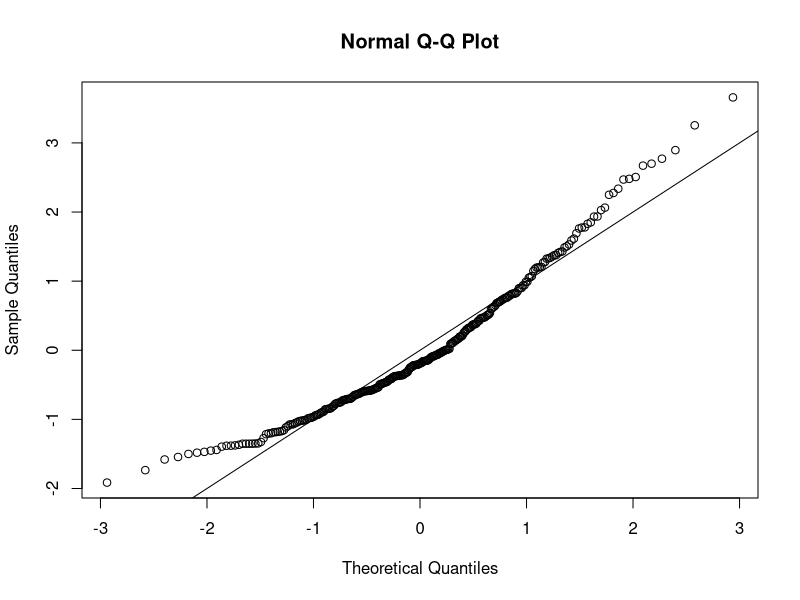
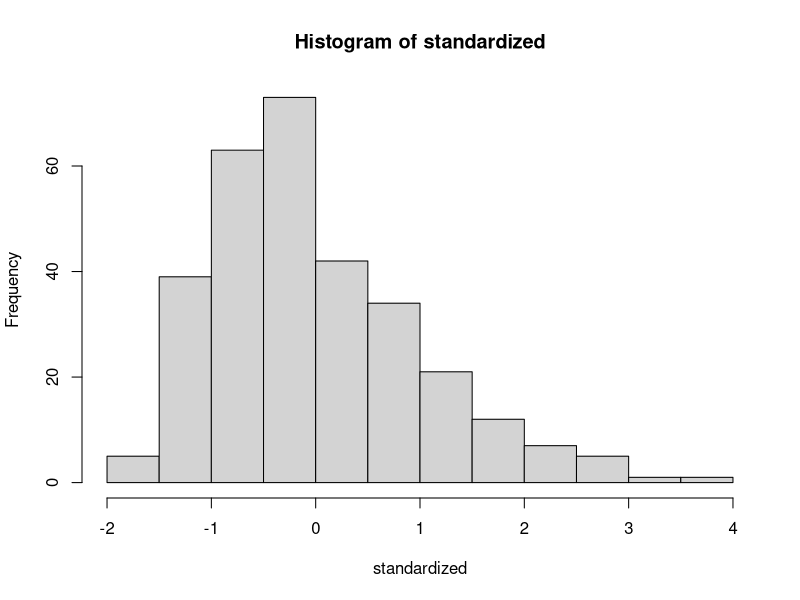
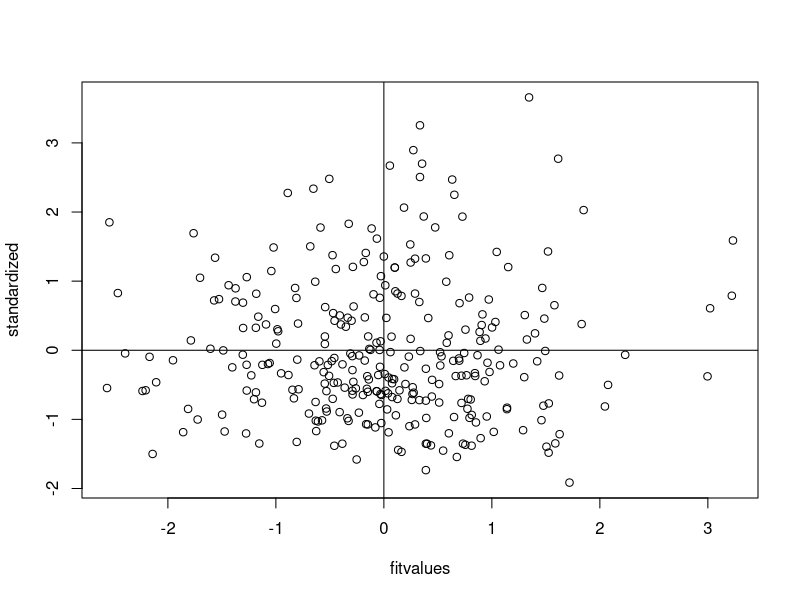

Recreate these plots in R, in order. (Note: this script raises an error after producing the figures.)
setwd("G:/GA/Scales")
master = read.csv("Meaning_Scales_MundaneMeaning_RR_RN_Paper.csv")
summary(master)

####DATA SCREENING####
##Reverse Code. No reverse coding. Stopped here for scoring.
##Missing Data##
library(mice)
percentmiss = function(x){ sum(is.na(x))/length(x) *100 }

##Going by rows ONLY
notypos = master
missing = apply(notypos[ , 3:18], 1, percentmiss) 
table(missing)

##replace only the data that you should
replacepeople = notypos[ missing <= 5 , ]  
dontpeople = notypos[ missing > 5 , ]

##figure out the columns to exclude (survey data)
apply(replacepeople, 2, percentmiss)
replacecolumn = replacepeople[ , -c(1,2,19)]
dontcolumn = replacepeople[ , c(1,2,19)]

nomiss = replacepeople

##Outliers##
mahal = mahalanobis(nomiss[ , -c(1,2,19)], 
                    colMeans(nomiss[ , -c(1,2,19)], na.rm = TRUE),
                    cov(nomiss[ , -c(1,2,19)], use="pairwise.complete.obs"))

cutoff = qchisq(.999,ncol(nomiss[ , -c(1,2,19)])) 
summary(mahal < cutoff)
noout = nomiss[ mahal < cutoff, ]

##additivity: correlations
correlations = cor(noout[,-c(1,2,19)], use="pairwise.complete.obs")
symnum(correlations)

##make the random stuff
random = rchisq(nrow(noout), 7)
##be sure here not to include the ID columns!
fake = lm(random~., data=noout[ , -c(1:2,19)])

##get the linearity plot
##create the standardized residuals
standardized = rstudent(fake)
qqnorm(standardized)
abline(0,1)

##multivariate normality
hist(standardized, breaks=15)

##homogeneity and homoscedaticity
fitvalues = scale(fake$fitted.values)
plot(fitvalues, standardized) 
abline(0,0)
abline(v = 0)

##scoring 
##Coherence = 1-4 
##Integration of Circumstances = 5-8 
##High Level Action Identification = 9-12 
##Sense of Purpose = 13-16
Coherence = rowSums(filledin_none[ , c(3:6)])
Integration = rowSums(filledin_none[ , c(7:10)])
HLAIdentification = rowSums(filledin_none[ , c(11:14)])
SenseofPurpose = rowSums(filledin_none[ , c(15:18)])
